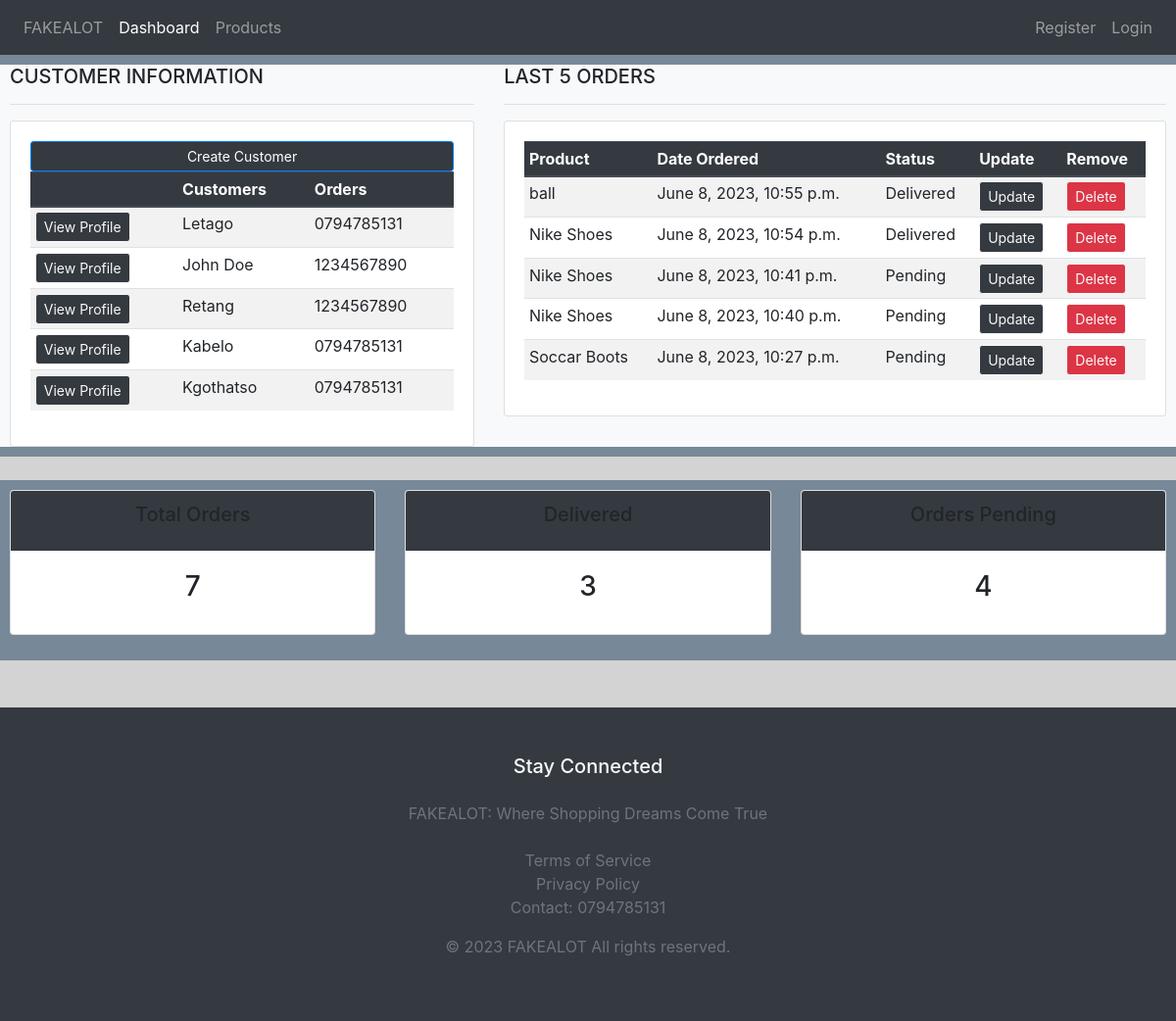
The page / on the database its author committed.
### accounts/models.py (models this page shows, shortened)
class Customer(models.Model):
    name = models.CharField(max_length = 200, null = True)
    phone = models.CharField(max_length = 200, null = True)
    email = models.CharField(max_length = 200, null = True)
    date_created = models.DateTimeField(auto_now_add = True, null = True)

class Order(models.Model):
    STATUS = (
    ('Pending', 'Pending'),
    ('Out for delivery', 'Out for delivery'),
    ('Delivered', 'Delivered'),
)
    customer = models.ForeignKey(Customer, null = True, on_delete = models.SET_NULL)
    product = models.ForeignKey(Product, null = True, on_delete = models.SET_NULL)
    date_created = models.DateTimeField(auto_now_add = True, null = True)
    status = models.CharField(max_length = 200, null = True, choices = STATUS)

class Product(models.Model):
    CATEGORY = (
        ('Indoor', 'Indoor'),
        ('Out Door', 'Out Door'),
    )
    name = name = models.CharField(max_length = 200, null = True)
    price = models.FloatField(null = True)
    category = models.CharField(max_length = 200, null = True, choices = CATEGORY)
    description = models.CharField(max_length = 200, null = True)
    date_created = models.DateTimeField(auto_now_add = True, null = True)
    tags = models.ManyToManyField(Tag)
    def __str__(self):
        return self.name

### accounts/views.py (the view)
# urls.py: path('',views.home, name = 'home'),
def home(request):
    orders = Order.objects.order_by('-date_created')[:5]  # Retrieve the last 5 orders
    customers = Customer.objects.all()
    total_customers = customers.count()
    total_orders = Order.objects.count()
    delivered = Order.objects.filter(status='Delivered').count()
    pending = Order.objects.filter(status='Pending').count()
    context = {
        'orders': orders,
        'customers': customers,
        'total_customers': total_customers,
        'total_orders': total_orders,
        'delivered': delivered,
        'pending': pending
    }
    return render(request, 'accounts/dashboard.html', context)

### accounts/templates/accounts/dashboard.html (shortened to what this page needs)
{% extends 'accounts/main.html' %}
{% block content %}
<div class="row">
    <div class="col-md-5 bg-light">
        <h5>CUSTOMER INFORMATION</h5>
        <hr>
        <div class="card card-body">
            <a class="btn btn-primary btn-sm btn-block bg-dark" href="/create-customer">Create Customer</a>
            <table class="table table-sm table-striped">
                <thead class="thead-dark">
                    <tr>
                        <th></th>
                        <th>Customers</th>
                        <th>Orders</th>
                    </tr>
                </thead>
                <tbody>
                    {% for customer in customers %}
                    <tr>
                        <td><a class="btn btn-sm btn-outline-light bg-dark" href="{% url 'customer' customer.id %}">View Profile</a></td>
                        <td>{{ customer.name }}</td>
                        <td>{{ customer.phone }}</td>
                    </tr>
                    {% endfor %}
                </tbody>
            </table>
        </div>
    </div>
    <div class="col-md-7 bg-light">
        <h5>LAST 5 ORDERS</h5>
        <hr>
        <div class="card card-body">
            <table class="table table-sm table-striped">
                <thead class="thead-dark">
                    <tr>
                        <th>Product</th>
                        <th>Date Ordered</th>
                        <th>Status</th>
                        <th>Update</th>
                        <th>Remove</th>
                    </tr>
                </thead>
                <tbody>
                    {% for order in orders %}
                    <tr>
                        <td>{{ order.product }}</td>
                        <td>{{ order.date_created }}</td>
                        <td>{{ order.status }}</td>
                        <td><a class="btn btn-sm btn-outline-light bg-dark" href="{% url 'update_order' order.id %}">Update</a></td>
                        <td><a class="btn btn-sm btn-outline-light bg-danger" href="{% url 'delete_order' order.id %}">Delete</a></td>
                    </tr>
                    {% endfor %}
                </tbody>
            </table>
        </div>
    </div>
</div>
{% include 'accounts/status.html' %}
{% endblock %}

### accounts/templates/accounts/main.html (shortened to what this page needs)
<!DOCTYPE html>
<html>
<head>
    <link rel="stylesheet" href="https://cdn.jsdelivr.net/npm/bootstrap@4.4.1/dist/css/bootstrap.min.css">
</head>
<body class="custom-body">
    {% include 'accounts/navbar.html' %}
    {% block content %}
    {% endblock %}
    <br/><br/>
    <footer class="bg-dark text-light py-5">
        <div class="container text-center">
            <h5 class="mb-4">Stay Connected</h5>
            <p class="text-muted">FAKEALOT: Where Shopping Dreams Come True</p>
            <ul class="list-inline mt-4">
                <li  class="text-muted">Terms of Service</a></li>
                <li  class="text-muted">Privacy Policy</a></li>
                <li  class="text-muted">Contact: 0794785131</a></li>
            </ul>
            <p class="text-muted">&copy; 2023 FAKEALOT All rights reserved.</p>
        </div>
    </footer>
</body>
</html>

### accounts/templates/accounts/navbar.html (shortened to what this page needs)
<nav class="navbar navbar-expand-lg navbar-dark bg-dark">
  <div class="collapse navbar-collapse" id="navbarNav">
    <ul class="navbar-nav">
      <li class="nav-item">
        <a class="nav-link" href="#">FAKEALOT</a>
      </li>
      <li class="nav-item active">
        <a class="nav-link" href="{% url 'home' %}">Dashboard<span class="sr-only">(current)</span></a>
      </li>
      <li class="nav-item">
        <a class="nav-link" href="{% url 'products' %}">Products</a>
      </li>
    </ul>
    <ul class="navbar-nav ml-auto">
      {% if user.is_authenticated %}
      <li class="nav-item">
        <a class="nav-link" href="{% url 'logout' %}">Logout</a>
      </li>
      {% else %}
      <li class="nav-item">
        <a class="nav-link" href="{% url 'register_user' %}">Register</a>
      </li>
      <li class="nav-item">
        <a class="nav-link" href="{% url 'login' %}">Login</a>
      </li>
      {% endif %}
    </ul>
  </div>
</nav>

### accounts/templates/accounts/status.html (shortened to what this page needs)
<br>
<div class="row">
    <div class="col-md">
        <div class="card text-center text-black mb-3" id="total-orders">
            <div class="card-header bg-dark">
                <h5 class="card-title">Total Orders</h5>
            </div>
            <div class="card-body">
                <h3 class="card-title">{{ total_orders }}</h3>
            </div>
        </div>
    </div>
    <div class="col-md">
        <div class="card text-center text-black mb-3" id="complete-orders">
            <div class="card-header bg-dark">
                <h5 class="card-title">Delivered</h5>
            </div>
            <div class="card-body">
                <h3 class="card-title">{{ delivered }}</h3>
            </div>
        </div>
    </div>
    <div class="col-md">
        <div class="card text-center text-black mb-3" id="outstanding-orders">
            <div class="card-header bg-dark">
                <h5 class="card-title">Orders Pending</h5>
            </div>
            <div class="card-body">
                <h3 class="card-title">{{ pending }}</h3>
            </div>
        </div>
    </div>
</div>

### accounts/templates/accounts/main.html (style rules this page uses)
.custom-body { background-color: lightgrey; }

### accounts/templates/accounts/status.html (style rules this page uses)
.row { background-color: lightslategray; padding: 10px; }

### rows shown on the page
Customer: name "Letago", phone "0794785131"
Customer: name "John Doe", phone "1234567890"
Customer: name "Retang", phone "1234567890"
Customer: name "Kabelo", phone "0794785131"
Customer: name "Kgothatso", phone "0794785131"
Order: product "ball", date_created "June 8, 2023, 10:55 p.m.", status "Delivered"
Order: product "Nike Shoes", date_created "June 8, 2023, 10:54 p.m.", status "Delivered"
Order: product "Nike Shoes", date_created "June 8, 2023, 10:41 p.m.", status "Pending"
Order: product "Nike Shoes", date_created "June 8, 2023, 10:40 p.m.", status "Pending"
Order: product "Soccar Boots", date_created "June 8, 2023, 10:27 p.m.", status "Pending"

### other values the page prints
{{ total_orders }} "7"
{{ delivered }} "3"
{{ pending }} "4"
